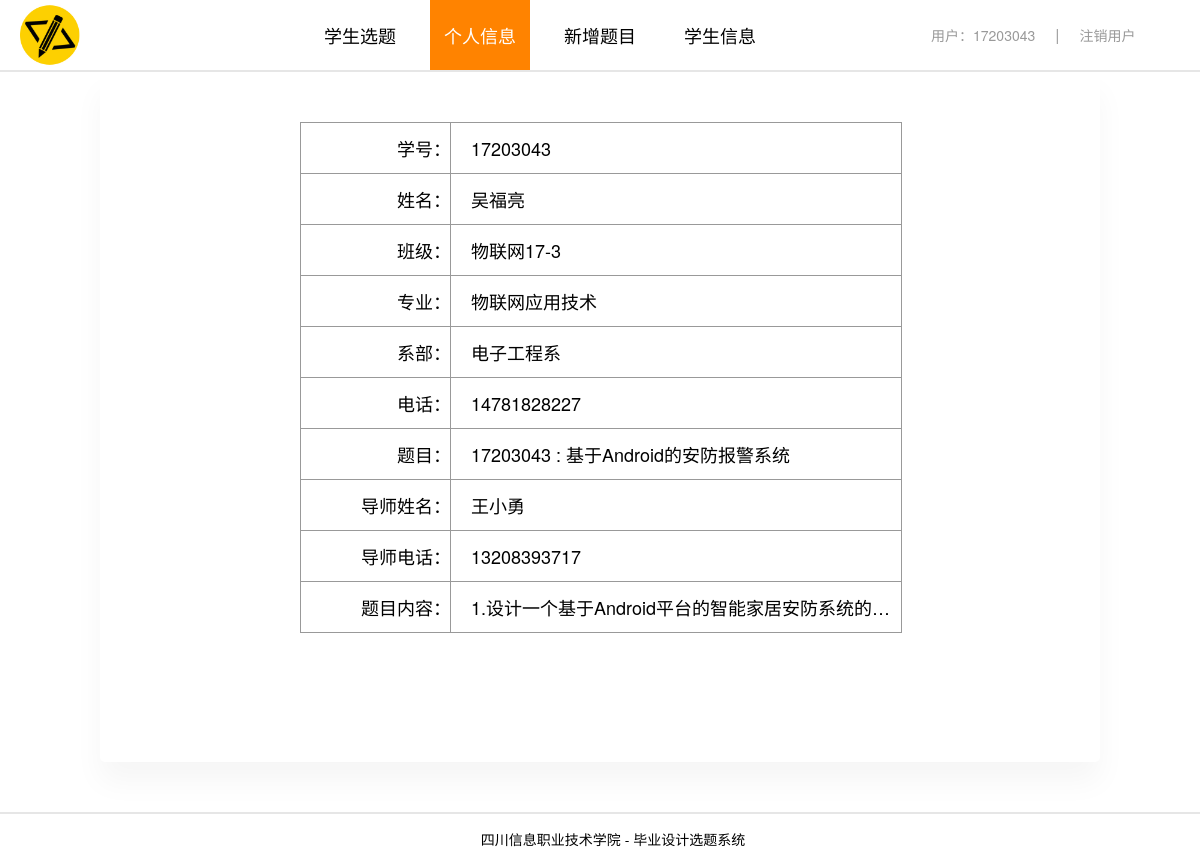
Screenshot of /php/perInfo.php (signed in) with the database file from the repository.
### tables this page shows
CREATE TABLE `user` (
  `id` int(11) NOT NULL AUTO_INCREMENT,
  `username` varchar(50) NOT NULL COMMENT '学号',
  `name` varchar(20) NOT NULL COMMENT '姓名',
  `password` varchar(30) NOT NULL,
  `class` varchar(20) NOT NULL COMMENT '级班',
  `profession` varchar(30) NOT NULL COMMENT '专业',
  `departments` varchar(30) NOT NULL COMMENT '系部',
  `telephone` char(11) NOT NULL,
  `topic` varchar(50) NOT NULL COMMENT '目题',
  `content` text,
  `mentor` varchar(20) NOT NULL COMMENT '指导教师',
  `mentorNum` char(11) NOT NULL COMMENT '导师电话',
  `time` timestamp NULL DEFAULT NULL ON UPDATE CURRENT_TIMESTAMP,
  PRIMARY KEY (`id`)
);

### php/checkPerinfo.php (called while the page is built)
<?php
    include "sql-conn.php";
    $userName = $_SESSION["username"];
    $pre_info = "select username,name,class,profession,departments,telephone,topic,mentor,mentorNum from user where username = $userName;";
    $result = $mysqli->query($pre_info);
    $all = mysqli_fetch_assoc($result);
    $pre_info1 = "select content from user where username = $userName;";
    $result1 = $mysqli->query($pre_info1);
    $all1 = mysqli_fetch_assoc($result1);

### php/perInfo.php (the view, shortened to what this page needs)
<?php
    include "checkPerinfo.php";
?>
<!DOCTYPE html>
<html lang="zh">
<head>
    <link rel="stylesheet" href="../css/main_both.css">
    <link rel="stylesheet" href="../css/perInfo.css">
</head>
<body>
    <header>
        <div class="head-nav">
            <div class="logo"></div>
            <div class="nav">
                <ul>
                    <li><a href="main.php">学生选题</a></li>
                    <li id="bom"><a href="#">个人信息</a></li>
                    <li><a href="newTopic.php">新增题目</a></li>
                    <li><a href="student.php">学生信息</a></li>
                </ul>
            </div>
            <div class="user">
                <ul>
                    <li>
                        <a href="#">
                            <span>
                                用户：<?php echo $_SESSION["username"];?>
                            </span>
                            <span id="shu">|</span>
                        </a>
                    </li>
                    <li>
                        <a href="logout.php"  class="logout">
                            注销用户
                        </a>
                    </li>
                </ul>
            </div>
        </div>
    </header>
    <div class="main-box">
        <div class="main">
            <div class="info-box">
                <ul class="left">
                    <li>学号：</li>
                    <li>姓名：</li>
                    <li>班级：</li>
                    <li>专业：</li>
                    <li>系部：</li>
                    <li>电话：</li>
                    <li>题目：</li>
                    <li>导师姓名：</li>
                    <li>导师电话：</li>
                    <li id="title_con">题目内容：</li>
                </ul>
                <ul class="right">
                    <?php foreach($all as $values) {?>
                        <?php echo "<li>{$values}</li>"?>
                    <?php }?>
                    <?php echo "<li id='con' title='{$all1['content']}'>{$all1["content"]}</li>"?>
                </ul>
            </div>
        </div>
    </div>
    <footer>四川信息职业技术学院 - 毕业设计选题系统</footer>
</body>
</html>

### css/main_both.css (style rules this page uses)
body,ul,li { padding: 0; margin: 0; font: 14px/1.5 "Helvetica Neue",Helvetica,Arial,"Microsoft Yahei","Hiragino Sans GB","Heiti SC","WenQuanYi Micro Hei",sans-serif; }
a { text-decoration: none; color: #000; }
ul,li { list-style: none; }
header { height: 70px; width: 100%; min-width: 1226px; border-bottom: 2px solid #e6e6e6; }
header::after { content: ""; display: block; clear: both; }
.head-nav { height: 70px; width: 1226px; margin: 0 auto; }
.head-nav .logo { float: left; height: 70px; width: 100px; background: url(../img/logo.jpg) no-repeat 50% 50%; background-size: 90%; }
.head-nav .nav { float: left; margin-left: 200px; }
.nav li { float: left; line-height: 70px; height: 70px; width: 100px; margin: 0 10px; text-align: center; }
.nav li a { padding: 0 5px; font-size: 18px; }
.nav #bom { background: #ff8300; }
.nav #bom a { color: #fff; }
.head-nav .user { float: right; width: 300px; height: 70px; }
.user li { line-height: 70px; }
.user span { float: left; margin-left: 5px; font-size: 14px; color: #999; }
.user #shu { font-size: 16px; margin: 0 20px; }
.user .logout { display: block; float: left; color: #999; }
.main-box { width: 1000px; height: 730px; background: #fff; margin: 0 auto; }
.main-box::after { display: block; content: ""; clear: both; }
.main-box .main { width: 1000px; height: 730px; margin: 0 auto 0; box-shadow: 0 20px 30px 0 rgba(7,13,28,0.04); border-radius: 5px; }
footer { display: inline-block; height: 50px; width: 100%; line-height: 50px; min-width: 1226px; text-align: center; margin-top: 40px; border-top: 2px solid #e6e6e6; }

### css/perInfo.css (style rules this page uses)
.main-box .main { width: 1000px; height: 560px; margin: 0 auto 0; box-shadow: 0 20px 30px 0 rgba(7,13,28,0.04); border-radius: 5px; }
.main-box .main { position: relative; padding-top: 130px; }
.main .right { width: 430px; margin: 0 auto; float: left; position: absolute; left: 150px; }
.main .right li { width: 430px; text-align: left; font-size: 18px; height: 50px; line-height: 50px; padding-left: 20px; border: 1px solid #999; border-bottom: none; }
.main .right #con { width: 430px; text-align: left; font-size: 18px; height: 50px; line-height: 50px; padding-left: 20px; overflow: hidden; white-space: nowrap; text-overflow: ellipsis; border: 1px solid #999; }
.main .left { position: absolute; float: left; }
.main .left #title_con { width: 150px; height: 50px; line-height: 50px; text-align: right; font-size: 18px; border: 1px solid #999; border-right: none; }
.main .left li { width: 150px; height: 50px; line-height: 50px; text-align: right; font-size: 18px; border: 1px solid #999; border-bottom: none; border-right: none; }
.info-box { width: 602px; position: absolute; top: 50px; left: 200px; }
footer { display: inline-block; height: 50px; width: 100%; line-height: 50px; min-width: 1226px; text-align: center; margin-top: 10px; border-top: 2px solid #e6e6e6; }

### rows the page displays
user: username "17203043", name "吴福亮", class "物联网17-3", profession "物联网应用技术", departments "电子工程系", telephone "14781828227", topic "17203043 : 基于Android的安防报警系统", mentor "王小勇", mentorNum "13208393717", content "1.设计一个基于Android平台的智能家居安防系统的…"

### other values shown
$_SESSION["username"] "17203043"
